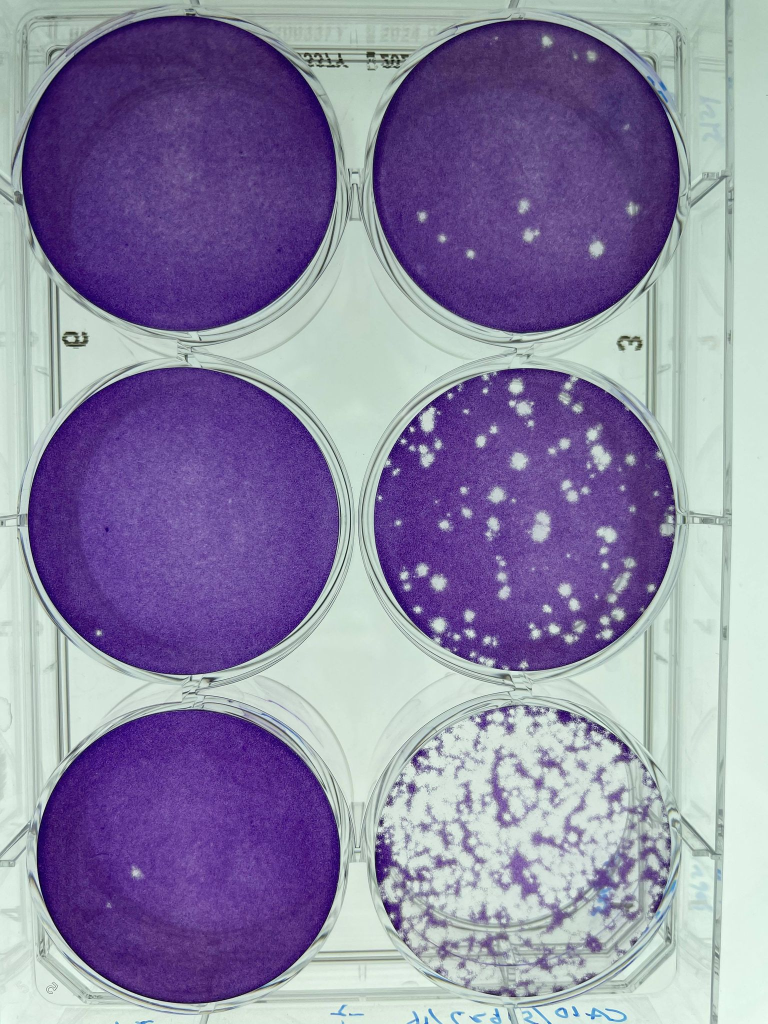
#> input picture 1.jpg, 1536 x 2048 px (shown at 1/2 size)
$ python test.py
#> lines starting #> are read from the running program, lines starting #| are printed output that depends on the picture; after the words box and inside, x2 and y2 are one past the last pixel; in counts of white or black regions, pixels touching at a corner belong together
### utlis.py
import cv2
import numpy as np

## TO STACK ALL THE IMAGES IN ONE WINDOW
def stackImages(imgArray,scale,lables=[]):
    rows = len(imgArray)
    cols = len(imgArray[0])
    rowsAvailable = isinstance(imgArray[0], list)
    width = imgArray[0][0].shape[1]
    height = imgArray[0][0].shape[0]
    if rowsAvailable:
        for x in range ( 0, rows):
            for y in range(0, cols):
                imgArray[x][y] = cv2.resize(imgArray[x][y], (0, 0), None, scale, scale)
                if len(imgArray[x][y].shape) == 2: imgArray[x][y]= cv2.cvtColor( imgArray[x][y], cv2.COLOR_GRAY2BGR)
        imageBlank = np.zeros((height, width, 3), np.uint8)
        hor = [imageBlank]*rows
        hor_con = [imageBlank]*rows
        for x in range(0, rows):
            hor[x] = np.hstack(imgArray[x])
            hor_con[x] = np.concatenate(imgArray[x])
        ver = np.vstack(hor)
        ver_con = np.concatenate(hor)
    else:
        for x in range(0, rows):
            imgArray[x] = cv2.resize(imgArray[x], (0, 0), None, scale, scale)
            if len(imgArray[x].shape) == 2: imgArray[x] = cv2.cvtColor(imgArray[x], cv2.COLOR_GRAY2BGR)
        hor= np.hstack(imgArray)
        hor_con= np.concatenate(imgArray)
        ver = hor
    if len(lables) != 0:
        eachImgWidth= int(ver.shape[1] / cols)
        eachImgHeight = int(ver.shape[0] / rows)
        #print(eachImgHeight)
        for d in range(0, rows):
            for c in range (0,cols):
                cv2.rectangle(ver,(c*eachImgWidth,eachImgHeight*d),(c*eachImgWidth+len(lables[d][c])*13+27,30+eachImgHeight*d),(255,255,255),cv2.FILLED)
                cv2.putText(ver,lables[d][c],(eachImgWidth*c+10,eachImgHeight*d+20),cv2.FONT_HERSHEY_COMPLEX,0.7,(255,0,255),2)
    return ver

# [80 lines left out: functions reorder, rectContour, getCornerPoints, splitBoxes, drawGrid, showAnswers, not called in this run]

### test.py
import cv2
import numpy as np
import utlis

path = '1.jpg'
img = cv2.imread(path)
#> img is the input picture: shape (2048, 1536, 3); mean B, G, R 164.3, 133.4, 139.7

# Preprocess
img = cv2.resize(img, (400, 500))
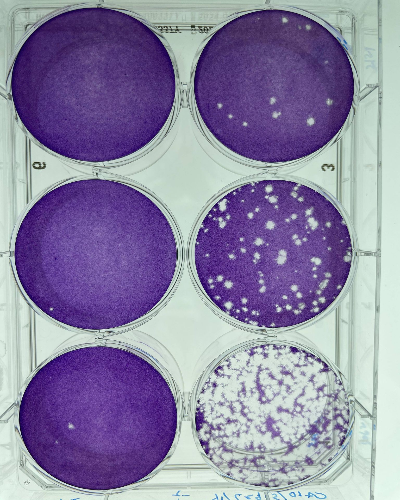
#> img: shape (500, 400, 3); mean B, G, R 164.1, 133.3, 139.6
imgContours = img.copy()
imgGray = cv2.cvtColor(img, cv2.COLOR_BGR2GRAY)
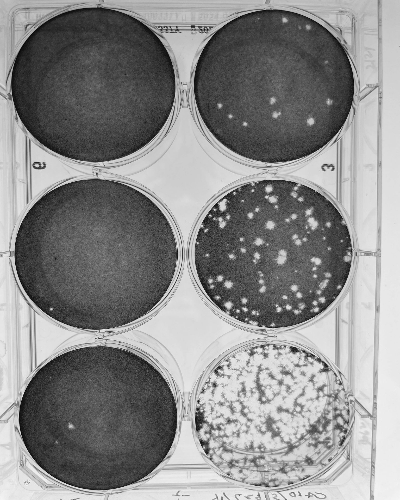
#> imgGray: shape (500, 400); min 4, max 245, mean 138.7
imgBlur = cv2.GaussianBlur(imgGray, (5, 5), 1)
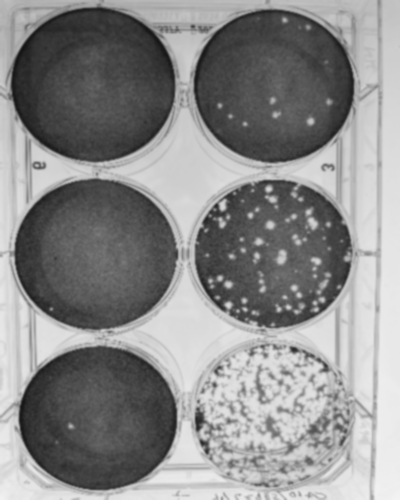
#> imgBlur: shape (500, 400); min 20, max 244, mean 138.7
imgCanny = cv2.Canny(imgBlur, 100, 110)
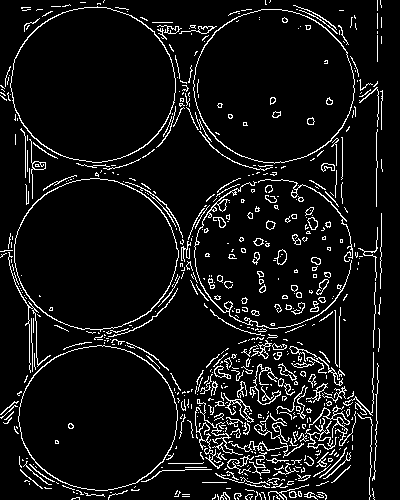
#> imgCanny: shape (500, 400); 7.7% white in thin lines or dots

cimg = cv2.cvtColor(imgBlur, cv2.COLOR_GRAY2BGR)

# Find all contours
contours, hierachy = cv2.findContours(imgCanny, cv2.RETR_EXTERNAL, cv2.CHAIN_APPROX_NONE)
#> contours = 608 contours, 544 with area under 20; largest, box (x1, y1, x2, y2) and area: (10, 6, 176, 163) 19974, (193, 9, 355, 164) 19301, (14, 178, 179, 332) 19248, (18, 345, 178, 491) 17950, (194, 181, 352, 329) 278
cv2.drawContours(imgContours, contours, -1, (0, 255, 0), 5)
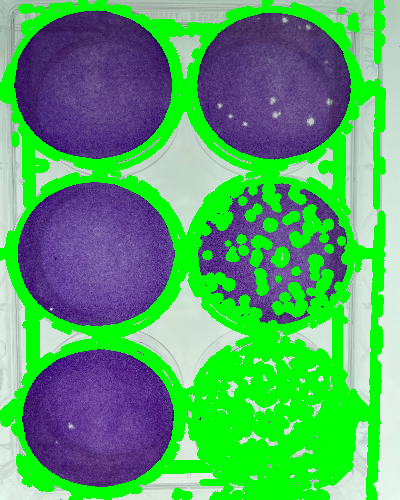
#> imgContours: shape (500, 400, 3); mean B, G, R 103.2, 165.9, 84.3

circles = cv2.HoughCircles(imgBlur, cv2.HOUGH_GRADIENT, 1, 20, param1 = 500, param2 = 40, minRadius = 0, maxRadius = 0)
#> circles = [[272.5, 85.5, 76.9], [100.5, 84.5, 74.6], [277.5, 252.5, 73.4], [98.5, 425.5, 80], [88.5, 254.5, 74.3]]
circles = np.uint16(np.around(circles))
#> circles = [[272, 86, 77], [100, 84, 75], [278, 252, 73], [98, 426, 80], [88, 254, 74]]
for i in circles[0, :]:
    cv2.circle(cimg, (i[0], i[1]), i[2], (0, 255, 0), 2)
#> this loop made 5 passes
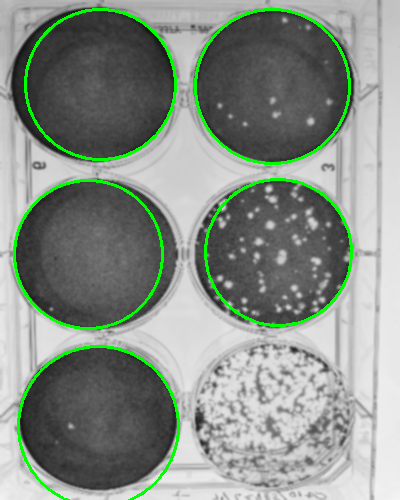
#> cimg: shape (500, 400, 3); mean B, G, R 135.3, 144.1, 135.3


imgBlank = np.zeros_like(img)
imageArray = ([img, imgGray, imgBlur, imgCanny],
              [imgContours, imgBlank, imgBlank, imgBlank])
imgStack = utlis.stackImages(imageArray, 0.5)
#> in stackImages, `rows = len(imgArray)`: rows = 2
#> in stackImages, `cols = len(imgArray[0])`: cols = 4
#> in stackImages, `rowsAvailable = isinstance(imgArray[0], list)`: rowsAvailable = True
#> in stackImages, `hor = [imageBlank]*rows`: hor = 2 items
#> in stackImages, `ver = np.vstack(hor)`:
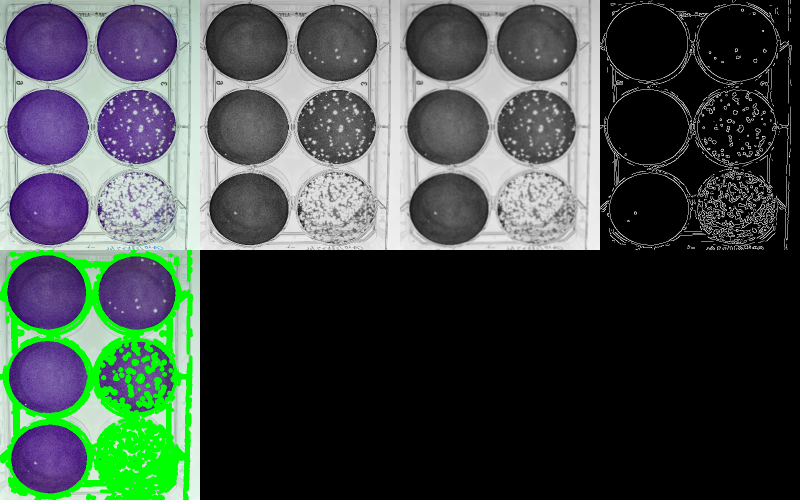
#> ver: shape (500, 800, 3); mean of channels 0, 1, 2 70.6, 74.6, 65.2; drawn as B, G, R

cv2.imshow('dd', imgStack)
cv2.imshow('Sample Display', cimg)
cv2.waitKey(0)

# plaque counting
